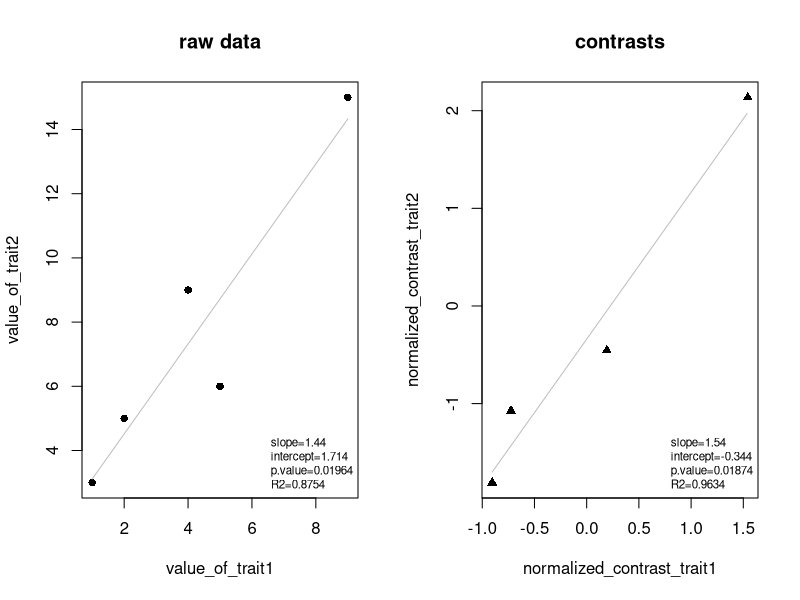

This chart was generated by the following R code:
#########################################################
#######        COMPUTATIONAL BIOLOGY         ############
#######             HOMEWORK 5               ############
#########################################################
#                                                       #
# Compute the normalized independent contrasts on a     #
# given phylogeny                                       #
#                                                       #
#########################################################
#########################################################

#########################################################
######    Code below this should not be changed   #######
######    or deleted.                             #######
#########################################################

library(ape)

get_node_children = function(node, tree) {
    # Return the two child nodes of the given node.
    # In a bifurcating tree, a node will have either two child nodes if it is an internal node,
    # or zero child nodes if it is a tip node.
    # For an internal node, return the two child node numbers, for a tip node return NULL.
    #   node: the node for which child nodes should be returned
    #   tree: the tree encoded in an object of class phylo

    if (node <= length(tree$tip.label)) {
        return(NULL)
    }

    children = which(tree$edge[, 1] == node)
    child1 = tree$edge[children[1], 2]
    child2 = tree$edge[children[2], 2]

    # Return the indices of the child nodes.
    #   child1: first child of the given node
    #   child2: second child of the given node
    return(list(child1 = child1,
                child2 = child2))
}

get_root = function(tree) {
    # Returns the number of the root node of the given tree.
    return(length(tree$tip.label) + 1)
}

is_tip = function(node, tree) {
    # Returns TRUE if the given node is a tip, FALSE otherwise
    return(node <= length(tree$tip.label))
}

initialize_description = function(tree, traits_at_tip) {
    # This function creates a list whith two matrices and one vector.
    #
    # The first matrix is called traits and stores the values of the two traits at the nodes of
    # the tree. Here we initialize this matrix with the given trait values at the tips and NA for
    # the internal nodes. The values for the internal nodes have to be calculated in the
    # function get_contrasts_in_subtree(). The row numbers correspond to the node numbers in the tree,
    # i.e. for a tree with N tips the first N rows correspond to the tips, the last N-1 rows to the
    # internal nodes.
    #
    # The second matrix is called normalized_contrasts and stores the values of the normalized contrasts
    # for both traits at all nodes. The matrix will be filled out in the function
    # get_contrasts_in_subtree(). Again, the row numbers correspond to the node numbers allocated in tree.
    # As contrasts are only calculated at the internal nodes, the first N rows of this matrix will stay
    # undefined, i.e. NA, as set here.
    #
    # The third object in the list is a vector that holds the corrected branch lenghts which will be
    # calculated in the function get_contrasts_in_subtree(). It is initialized with the original branch lengths.
    # The branches are ordered by the node which they lead to, e.g. branch_lengths[3] will give the branch that
    # leads to node 3. The branch leading to the root will always be NA. Bear in mind that if you implement the
    # tree walikng correctly, you will only need this data structure to compute all the corrected branch lengths,
    # you do not need to store the uncorrected values separately.

    number_of_tips = length(tree$tip.label)

    # initialize the trait_matrix
    trait_matrix = matrix(NA, nrow = 2 * number_of_tips - 1, ncol = 2,
                          dimnames = list(1:(2 * number_of_tips - 1),
                                          c("value_of_trait1", "value_of_trait2")))

    # fill in the known trait values
    trait_matrix[1:length(tree$tip.label), ] = cbind(as.numeric(traits_at_tip$trait1[tree$tip.label]),
                                                     as.numeric(traits_at_tip$trait2[tree$tip.label]))

    # initialize the normalized_contrasts matrix
    contrast_matrix = matrix(NA, nrow = 2 * number_of_tips - 1, ncol = 2,
                             dimnames = list(1:(2 * number_of_tips - 1),
                                             c("normalized_contrast_trait1", "normalized_contrast_trait2")))

    # initialize the branch lengths
    branch_lengths = c(tree$edge.length, NA)[order(c(tree$edge[, 2], length(tree$tip) + 1))]

    # Return the three objects in one list
    return(list(traits = trait_matrix, normalized_contrasts = contrast_matrix, corrected_branch_lengths = branch_lengths))
}

plot_data_and_regression = function(tree, description, summary_linear_regression) {
    # This function displays two plots:
    # On the left side the raw data points and the linear regression on the raw data, and
    # On the right side the contrast values and the linear regression on the contrasts.
    # As input this function takes two lists that will be generated by the following functions:
    #   description: a list as produced by get_contrasts_in_subtree
    #   summary_linear_regression: a list of two vectors with named values corresponding to the slope, intercept, p.value and R2
    #							   for the linear regression on respectively the raw data and the contrasts, as produced by get_trait_correlation

    par(mfrow = c(1, 2))

    raw = data.frame(description$traits[1:length(tree$tip.label), ])
    plot(raw, pch = 16, main = "raw data")
    x = seq(range(raw[, "value_of_trait1"])[1], range(raw[, "value_of_trait1"])[2], by = 0.01)
    lines(x, summary_linear_regression$linear_regression_raw_data["slope"] * x +
             summary_linear_regression$linear_regression_raw_data["intercept"],
          col = "gray")
    legend("bottomright", bty = "n", cex = 0.7,
           legend = paste0(names(summary_linear_regression$linear_regression_raw_data),
                           "=", signif(summary_linear_regression$linear_regression_raw_data, 3), 4))

    cont = data.frame(description$normalized_contrasts[(length(tree$tip.label) + 1):(2 * length(tree$tip.label) - 1), ])
    plot(cont, pch = 17, main = "contrasts")
    x = seq(range(cont[, "normalized_contrast_trait1"])[1], range(cont[, "normalized_contrast_trait1"])[2], by = 0.01)
    lines(x, summary_linear_regression$linear_regression_contrasts["slope"] * x +
              summary_linear_regression$linear_regression_contrasts["intercept"],
          col = "gray")
    legend("bottomright", bty = "n", cex = 0.7,
           legend = paste0(names(summary_linear_regression$linear_regression_contrasts),
                           "=", signif(summary_linear_regression$linear_regression_contrasts, 3), 4))
}

#########################################################
######    Code above this should not be changed   #######
######    or deleted.                             #######
#########################################################

linear_regression = function(values1, values2) {
    # Perform a simple linear regression on two sets of given values to evaluate the possible correlation between them.
    # The regression is approximated by the intercept alpha and the slope beta, values2 = alpha + beta*values1.
    # The input values should be presented as vectors, in the same order:
    # i.e. if the position i in values1 represents the value of trait or contrast at a certain node n, the same position i in values2
    # should represent the value for the other trait or contrast at the same node n.
    #   values1: first ordered vector of values
    #   values2: second ordered vector of values

    # ???
    res <- lm(trait2 ~ trait1, data.frame(trait1 = values1, trait2 = values2))
    s <- summary(res)
    slope <- s$coefficients[2,1]
    intercept <- s$coefficients[1,1]
    p.value <- s$coefficients[2,4]
    R2 <- s$r.squared

    # Return a vector with named values that summarizes the linear regression result.
    #   slope: the slope of the linear regression line (beta)
    #   intercept: the intercept of the linear regression line (alpha)
    #   p.value: p-value, the level of significance of the correlation.
    #   R2: R squared, the measure of how close the data are to the fitted regression line.
    return(c(slope = slope, intercept = intercept, p.value = p.value, R2 = R2))
}

calculate_trait_at_internal_node = function(trait_child1, trait_child2, branch_length_to_child1, branch_length_to_child2) {
    # Calculate the trait value at an internal node given the values of this trait at the
    # two child nodes and the branch lengths connecting these child nodes to the parent node.
    #   trait_child1: trait value at first child
    #   trait_child2: trait value at second child
    #   branch_length_to_child1: branch length leading to first child
    #   branch_length_to_child2: branch length leading to second child

    # ???
    trait_at_internal_node <- (trait_child1*(branch_length_to_child2/(branch_length_to_child1+branch_length_to_child2))) + 
      (trait_child2*(branch_length_to_child1/(branch_length_to_child1+branch_length_to_child2)))

    # Return the estimated value of the trait at the internal node.
    return(trait_at_internal_node)
}

calculate_contrast = function(trait_child1, trait_child2, branch_length_to_child1, branch_length_to_child2) {
    # Calculate the normalized contrast at a given node given the values of a trait at the two child nodes
    # and the branch lengths connecting these child nodes to the parent node.
    #   trait_child1: trait value at first child
    #   trait_child2: trait value at second child
    #   branch_length_to_child1: branch length leading to first child
    #   branch_length_to_child2: branch length leading to second child

    # ???
    contrast <- (trait_child1 - trait_child2)/sqrt(branch_length_to_child1 + branch_length_to_child2)

    # Return the numerical value of the normalized contrast.
    return(contrast)
}

calculate_corrected_branch_length = function(node, child1, child2, corrected_branch_lengths) {
    # Calculate the corrected branch length leading to the given node.
    #   node: the node at the end of the branch to be corrected
    #   child1: the first child of the given node
    #   child2: the second child of the given node
    #   corrected_branch_lengths: the current vector of corrected branch lengths, where all branches
    #                             below the given node have already been corrected

    # ???
    child1_length <- corrected_branch_lengths[child1]
    child2_length <- corrected_branch_lengths[child2]
    corrected_length <- ((child1_length * child2_length)/ (child1_length + child2_length)) + corrected_branch_lengths[node]

    # Return the numerical value of the corrected branch length
    return(corrected_length)
}

calculate_trait_and_contrast = function(child1, child2, traits, corrected_branch_lengths) {
    # Calculate the trait value and the normalized contrast value at a node given the indices of the node children.
    #   child1: the first child of a given node
    #   child2: the second child of a given node
    #   traits: a vector containing trait values for all nodes
    #   corrected_branch_lengths: the current vector of corrected branch lengths, where all branches
    #                             below the node in question have already been corrected

    # ???
    trait_value <- calculate_trait_at_internal_node(trait_child1 = traits[[child1]], trait_child2 = traits[[child2]], 
                                                    branch_length_to_child1 = corrected_branch_lengths[[child1]], 
                                                    branch_length_to_child2 = corrected_branch_lengths[[child2]])
    
    contrast <- calculate_contrast(trait_child1 = traits[[child1]], trait_child2 = traits[[child2]], 
                                   branch_length_to_child1 = corrected_branch_lengths[[child1]], 
                                   branch_length_to_child2 = corrected_branch_lengths[[child2]])

    # Return the trait value and the normalized contrast value at the given node.
    #   trait_value: the numerical value for the trait at given node
    #   contrast: the numerical value for the contrast at given node
    return(list(trait_value = trait_value, contrast = contrast))
}

get_contrasts_in_subtree = function(node, tree, description) {
    # Calculate the normalized independent contrasts, trait values, and corrected branch lengths
    # for the subtree that stems from the given node.
    #   node: the node for which the contrasts should be calculated
    #   tree: the tree encoded in an object of class phylo
    # 	description: a list containing 3 entries:
    #				 a matrix with the current trait values at all nodes (including tips) in the tree (value or NA)
    #				 a matrix with the current contrasts at the internal nodes (value or NA), and
    #				 a vector with the corrected branch lengths.
    #				 This list is initialized by the provided function initialize_description().

    # If the node is a tip, return the same description.
    # Here we used the function given above to check if the current node is a tip in the tree
    # ???
    if (is_tip(node,tree)) {
      
      updated_description <- description
      
    } else {
      
      # Otherwise, get the child nodes of the given node and compute the corrected branch lengths, normalized contrasts and trait values
      # for the child nodes, saving the updated description.
      # ???
      children <- get_node_children(node, tree)
      description <- get_contrasts_in_subtree(node = children[[1]], tree, description)
      description <- get_contrasts_in_subtree(node = children [[2]], tree, description)
      
      # Update the branch length leading to the given node, save it in the description
      # ???
      corrected_length <- calculate_corrected_branch_length(node, child1 = children[[1]], child2 = children[[2]], 
                                                                                    corrected_branch_lengths = description$corrected_branch_lengths)
      description$corrected_branch_lengths[node] <- corrected_length
      
      # Compute the trait values and normalized contrasts for both traits, save the values in the description
      # 1. First save the values for trait 1 and trait 2 into a vector
      # ???
      trait1_values <- description$traits[,"value_of_trait1"]
      trait2_values <- description$traits[,"value_of_trait2"]
      
      # 2. Then find the trait value and contrast at the current node for both trait 1 and 2 
      trait_and_contrast_1 <- calculate_trait_and_contrast(child1 = children[[1]], child2 = children[[2]], traits = trait1_values, 
                                                           corrected_branch_lengths = description$corrected_branch_lengths)
      trait_and_contrast_2 <- calculate_trait_and_contrast(child1 = children[[1]], child2 = children[[2]], traits = trait2_values, 
                                                           corrected_branch_lengths = description$corrected_branch_lengths)
      
      # 3. Save the values in the description
      description$traits[node,"value_of_trait1"] <- trait_and_contrast_1$trait_value
      description$traits[node,"value_of_trait2"] <- trait_and_contrast_2$trait_value
      description$normalized_contrasts[node, "normalized_contrast_trait1"] <- trait_and_contrast_1$contrast
      description$normalized_contrasts[node, "normalized_contrast_trait2"] <- trait_and_contrast_2$contrast
      
      updated_description <- description
    }
  
    # Return a list with updated trait values, normalized contrasts, and corrected branch lenghts.
    #   updated_description: list with structure as defined in the initialize_description() function.
    return(updated_description)
}

get_trait_correlation = function(newick_tree, traits_at_tip) {	
    # Compute the normalized contrasts for the whole tree and determine whether there is a correlation between
    # the contrasts.
    #   newick_tree: the tree in newick text format
    #   traits_at_tips: a list of two vectors that represent the two trait values observed for the
    #                   individuals at the tips.

    # Transform the tree from text format to an object of the phylo class
    tree = read.tree(text = newick_tree)
    # Reorder the tree for easier traversing
    tree = reorder(tree, order = "cladewise")

    # Initialize the list of traits, contrasts and branch lengths
    # ???
    description <- initialize_description(tree, traits_at_tip)

    # Calculate the new trait values at all the nodes in the tree, normalized contrasts at the internal nodes and the
    # corrected branch lengths, starting at the root of the tree.
    # Use the provided get_root function to find the index of the root note, then use the get_contrasts_in_subtree function
    # to find all the trait values, normalized contrasts and corrected branch lengths, by moving down the tree.
    # ???
    root <- get_root(tree)
    updated_description <- get_contrasts_in_subtree(node = root, tree, description)

    # Perform linear regression on the traits at the tips and get the slope, intercept, P-value, and R2-value
    # Use the linear_regression function
    # ???
    raw_data_regression <- linear_regression(values1 = traits_at_tip$trait1, values2 = traits_at_tip$trait2)

    # Perform linear regression on the normalized contrasts and get the slope, intercept, P-value, and R2-value
    # ???
    contrasts_regression <- linear_regression(values1 = updated_description$normalized_contrasts[,"normalized_contrast_trait1"], 
                                              values2 = updated_description$normalized_contrasts[,"normalized_contrast_trait2"])

    # Plot the two linear regression results
    summary_linear_regression <- list(linear_regression_raw_data = raw_data_regression,
                                      linear_regression_contrasts = contrasts_regression)
    plot_data_and_regression(tree, updated_description, summary_linear_regression)

    return(summary_linear_regression)
}


test_trait_correlation = function() {
  newick_tree = "(unicorn:15,(orangutan:13,(gorilla:10.25,(human:5.5,chimp:5.5):4.75):2.75):2);"
  
  traits_at_tip = list(trait1 = c(unicorn=5, orangutan=2, gorilla=9, human=1, chimp=4), 
                       trait2 = c(unicorn=6, orangutan=5, gorilla=15, human=3, chimp=9))
  
  print(get_trait_correlation(newick_tree, traits_at_tip))
}

test_trait_correlation()
